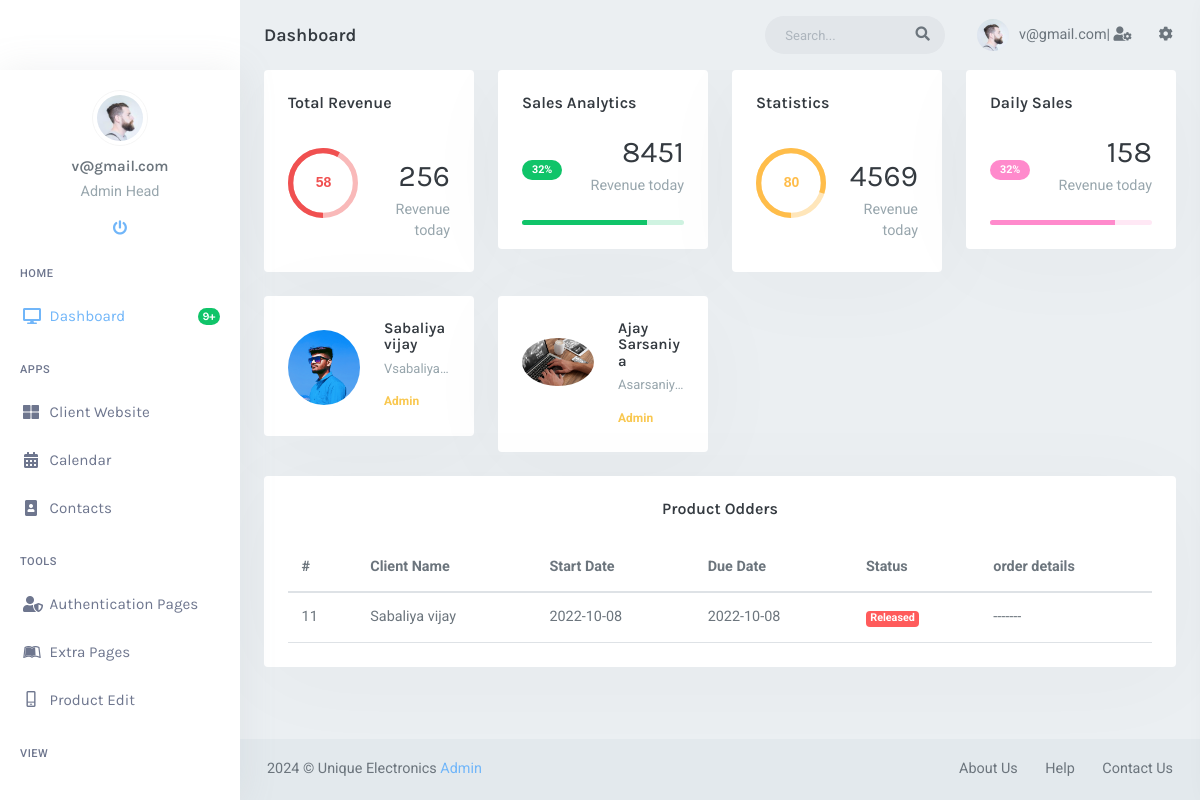
Page /Admin/home.php (signed in) on the committed database.
### tables this page shows
CREATE TABLE `contact` (
  `id` int(11) NOT NULL,
  `name` varchar(255) NOT NULL,
  `mobile` int(15) NOT NULL,
  `email` varchar(255) NOT NULL,
  `address` varchar(255) NOT NULL,
  `detail` varchar(255) NOT NULL,
  `image` varchar(255) NOT NULL,
  `date-time` timestamp NOT NULL DEFAULT current_timestamp()
);

CREATE TABLE `order_detail` (
  `id` int(11) NOT NULL,
  `country` varchar(255) NOT NULL,
  `fname` varchar(255) NOT NULL,
  `lname` varchar(255) NOT NULL,
  `company_name` varchar(255) NOT NULL,
  `street_address` varchar(255) NOT NULL,
  `appartment` varchar(255) NOT NULL,
  `town_city` varchar(255) NOT NULL,
  `state` varchar(255) NOT NULL,
  `postcode` varchar(255) NOT NULL,
  `email` varchar(255) NOT NULL,
  `phone` varchar(255) NOT NULL,
  `date` date NOT NULL DEFAULT current_timestamp()
);

### Admin/home.php (the view, shortened to what this page needs)
<!DOCTYPE html>
<html lang="en">
    <head>
        <link href="assets/css/app.min.css" rel="stylesheet" type="text/css" id="app-style" />
        <link href="assets/css/icons.min.css" rel="stylesheet" type="text/css" />
    </head>
    <body class="loading" data-layout-color="light"  data-layout-mode="default" data-layout-size="fluid" data-topbar-color="light" data-leftbar-position="fixed" data-leftbar-color="light" data-leftbar-size='default' data-sidebar-user='true'>
        <div id="wrapper">
            <?php
                include('include/header.php');
                include('include/Lside.php');
                include('include/logo.php');
                include('security-pd.php');
            ?>
                    <ul class="list-unstyled topnav-menu topnav-menu-left mb-0">
                            <li>
                                <h4 class="page-title-main">Dashboard</h4>
                            </li>
                    </ul>
            </div>
            <div class="content-page">
                <div class="content">
                    <div class="container-fluid">
                        <div class="row">
                            <div class="col-xl-3 col-md-6">
                                <div class="card">
                                    <div class="card-body">
                                        <h4 class="header-title mt-0 mb-4">Total Revenue</h4>
                                        <div class="widget-chart-1">
                                            <div class="widget-chart-box-1 float-start" dir="ltr">
                                                <input data-plugin="knob" data-width="70" data-height="70" data-fgColor="#f05050 "
                                                       data-bgColor="#F9B9B9" value="58"
                                                       data-skin="tron" data-angleOffset="180" data-readOnly=true
                                                       data-thickness=".15"/>
                                            </div>
                                            <div class="widget-detail-1 text-end">
                                                <h2 class="fw-normal pt-2 mb-1"> 256 </h2>
                                                <p class="text-muted mb-1">Revenue today</p>
                                            </div>
                                        </div>
                                    </div>
                                </div>
                            </div>
                            <div class="col-xl-3 col-md-6">
                                <div class="card">
                                    <div class="card-body">
                                        <h4 class="header-title mt-0 mb-3">Sales Analytics</h4>
                                        <div class="widget-box-2">
                                            <div class="widget-detail-2 text-end">
                                                <span class="badge bg-success rounded-pill float-start mt-3">32% </span>
                                                <h2 class="fw-normal mb-1"> 8451 </h2>
                                                <p class="text-muted mb-3">Revenue today</p>
                                            </div>
                                            <div class="progress progress-bar-alt-success progress-sm">
                                                <div class="progress-bar bg-success" role="progressbar"
                                                        aria-valuenow="77" aria-valuemin="0" aria-valuemax="100"
                                                        style="width: 77%;">
                                                </div>
                                            </div>
                                        </div>
                                    </div>
                                </div>
                            </div>
                            <div class="col-xl-3 col-md-6">
                                <div class="card">
                                    <div class="card-body">
                                        <h4 class="header-title mt-0 mb-4">Statistics</h4>
                                        <div class="widget-chart-1">
                                            <div class="widget-chart-box-1 float-start" dir="ltr">
                                                <input data-plugin="knob" data-width="70" data-height="70" data-fgColor="#ffbd4a"
                                                        data-bgColor="#FFE6BA" value="80"
                                                        data-skin="tron" data-angleOffset="180" data-readOnly=true
                                                        data-thickness=".15"/>
                                            </div>
                                            <div class="widget-detail-1 text-end">
                                                <h2 class="fw-normal pt-2 mb-1"> 4569 </h2>
                                                <p class="text-muted mb-1">Revenue today</p>
                                            </div>
                                        </div>
                                    </div>
                                </div>
                            </div>
                            <div class="col-xl-3 col-md-6">
                                <div class="card">
                                    <div class="card-body">
                                        <h4 class="header-title mt-0 mb-3">Daily Sales</h4>
                                        <div class="widget-box-2">
                                            <div class="widget-detail-2 text-end">
                                                <span class="badge bg-pink rounded-pill float-start mt-3">32% </span>
                                                <h2 class="fw-normal mb-1"> 158 </h2>
                                                <p class="text-muted mb-3">Revenue today</p>
                                            </div>
                                            <div class="progress progress-bar-alt-pink progress-sm">
                                                <div class="progress-bar bg-pink" role="progressbar"
                                                        aria-valuenow="77" aria-valuemin="0" aria-valuemax="100"
                                                        style="width: 77%;">
                                                </div>
                                            </div>
                                        </div>
                                    </div>
                                </div>
                            </div>
                        </div>
                        <div class="row">
                            <?php
                                     $select = mysqli_query($conn, "SELECT * FROM contact");
                            ?>
                            <?php while($row = mysqli_fetch_assoc($select)){ ?>
                            <div class="col-xl-3 col-md-6">
                                <div class="card">
                                    <div class="card-body widget-user">
                                        <div class="d-flex align-items-center">
                                            <div class="flex-shrink-0 avatar-lg me-3">
                                                <img src="Profile_img/<?php echo $row['image']; ?>" class="img-fluid rounded-circle" alt="user">
                                            </div>
                                            <div class="flex-grow-1 overflow-hidden">
                                                <h5 class="mt-0 mb-1"><?php echo $row['name']; ?></h5>
                                                <p class="text-muted mb-2 font-13 text-truncate"><?php echo $row['email']; ?></p>
                                                <small class="text-warning"><b>Admin</b></small>
                                            </div>
                                        </div>
                                    </div>
                                </div>
                            </div>
                            <?php } ?>
                            </div>
                            <center>
                            <div class="col-xl-12">
                                <div class="card">
                                    <div class="card-body">
                                        <h4 class="header-title mt-0 mb-3">Product Odders</h4>
                                        <div class="table-responsive">
                                            <table class="table table-hover mb-0">
                                                <thead>
                                                <tr>
                                                    <th>#</th>
                                                    <th>Client Name</th>
                                                    <th>Start Date</th>
                                                    <th>Due Date</th>
                                                    <th>Status</th>
                                                    <th>order details</th>
                                                </tr>
                                                </thead>
                                        <?php
                                            $query = "SELECT * FROM order_detail ";
                                            $query_run = mysqli_query($connection, $query);
                                        ?>
                                                <?php
                                            if(mysqli_num_rows($query_run) > 0)
                                            {
                                                while($row = mysqli_fetch_assoc($query_run))
                                                {
                                            ?>
                                            <tbody>
                                            <tr>
                                                <td><?php  echo $row['id']; ?></td>
                                                <td><?php  echo $row['fname']; ?></td>
                                                <td><?php  echo $row['date']; ?></td>
                                                <td><?php  echo $row['date']; ?></td>
                                                <td><span class="badge bg-danger">Released</span></td>
                                                <td>-------</td>
                                            </tr>
                                            <?php
                                                }
                                                    }
                                                else {
                                                    echo "No Record Found";
                                                }
                                            ?>
                                                </tbody>
                                            </table>
                                        </div>
                                    </div>
                                </div>
                            </div>
                         </center>
                        </div>
                    </div>
                </div>
        </div>
        <?php
        include('include/footer.php');
        ?>
    </body>
</html>

### rows in the picture
contact: image (picture), name "Sabaliya vijay", email "Vsabaliya…"
contact: image (picture), name "Ajay Sarsaniya", email "Asarsaniy…"
order_detail: id "11", fname "Sabaliya vijay", date "2022-10-08"

### other values in the picture
$_SESSION['username'] "v@gmail.com"
